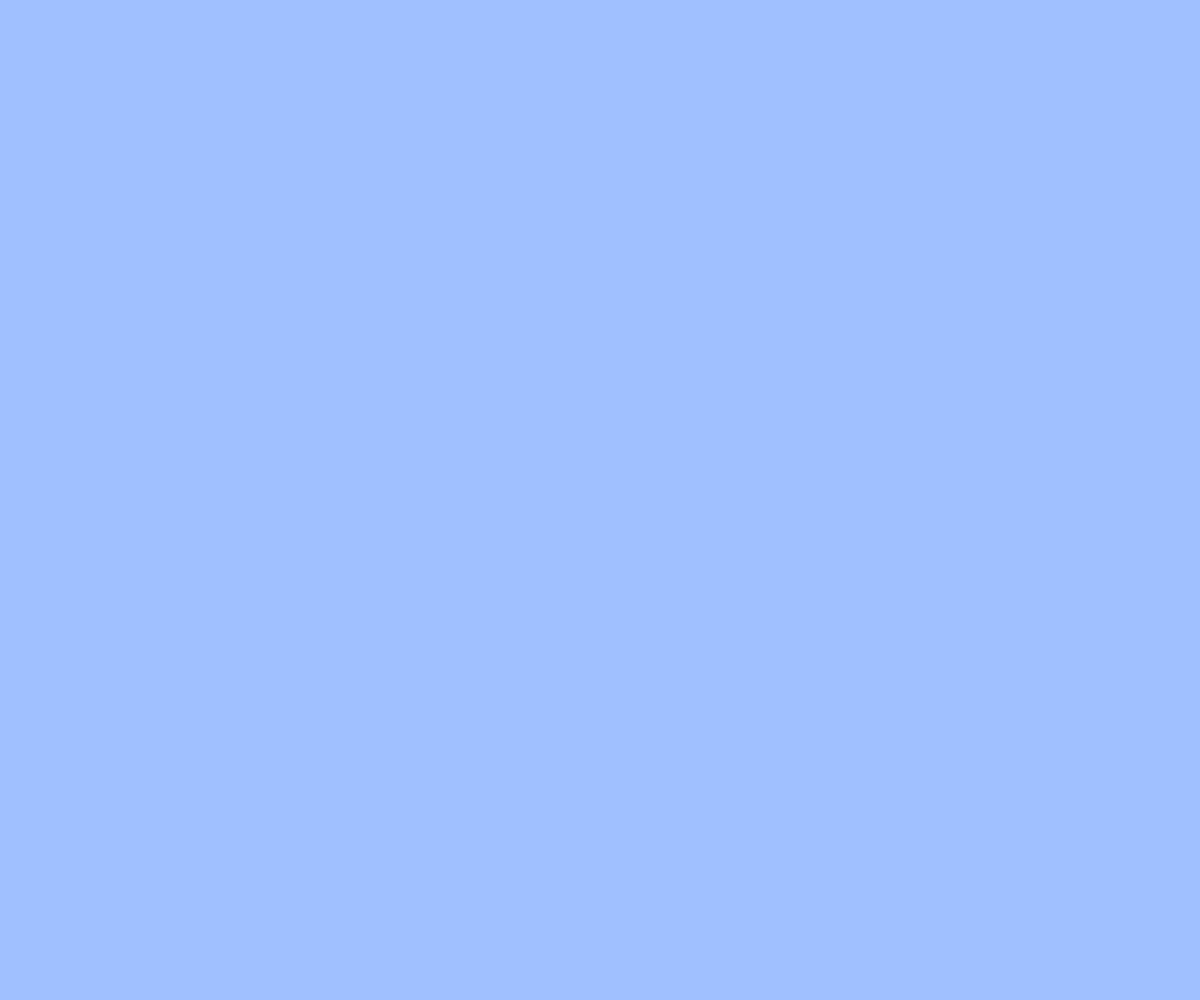
Frame 1 (no input)
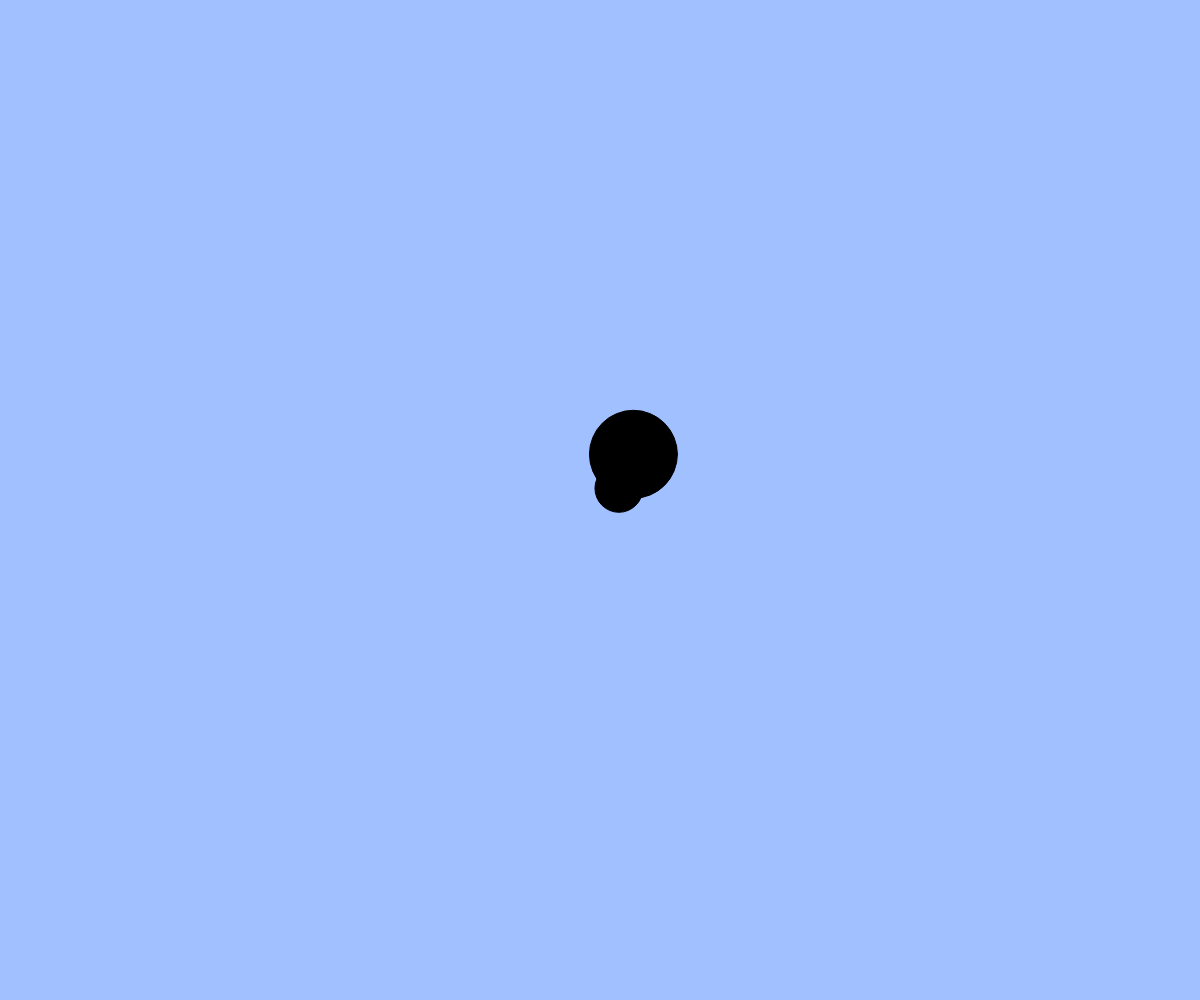
Frame 60 (no input)
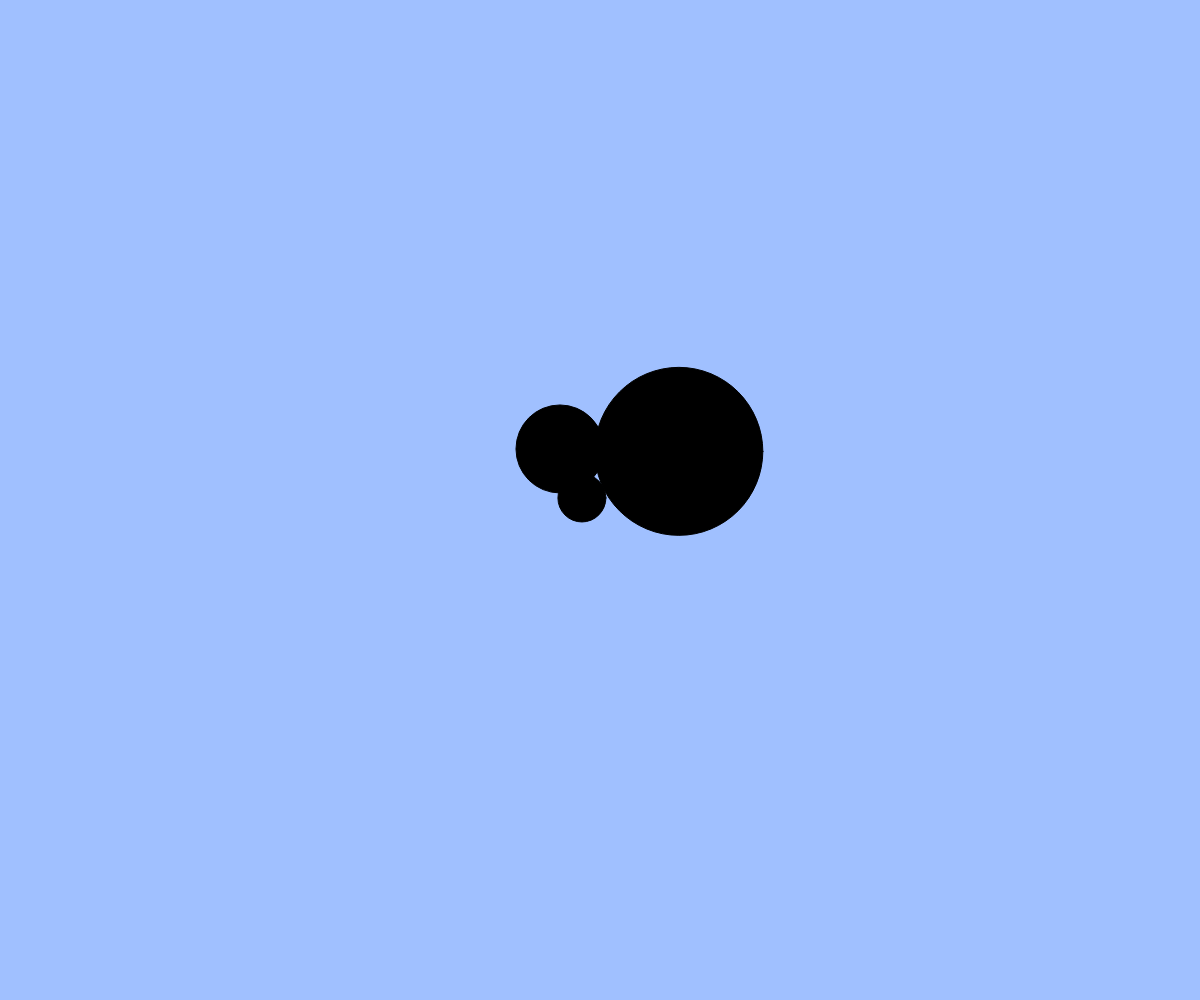
Frame 120 (the mouse pressed at the canvas centre since frame 60)

The p5.js sketch that drew these frames (run headless with seeded random() and noise() and a simulated clock; from frame 60 on, the mouse is pressed at the canvas centre):

// p5.js sketch
// ── sketch.js
// たくさん出てくるアニメーション
let balls;
let targets; // 追加（ボールを当てる的）

function setup(){
  createCanvas(windowWidth, windowHeight);
  balls = [];
  targets = [];
}

function windowResized(){
  resizeCanvas(windowWidth, windowHeight);
}

function draw(){
  background(160, 192, 255);

  // 的のアニメーション（注意：追加しないと何も起きない）
  for(let i = 0; i < targets.length; i++){
    let t = targets[i];
    fill(0);
    ellipse(t.x, t.y, t.size);
    t.x += t.vx;
    t.y += t.vy;
    t.size += 2;
  }

  // ボールのアニメーション
  for(let i = 0; i < balls.length; i++){
    let b = balls[i];
    fill(255);
    ellipse(b.x, b.y, b.size);
    b.x += b.vx;
    b.y += b.vy;
  }

  // 画面外に出たボールを配列から削除する
  const ballsInCanvas = []; // 画面内のボールを一時的に保持する配列
  for(let i = 0; i < balls.length; i++){
    let b = balls[i];
    if(b.x > 0 && b.x < width && b.y > 0 && b.y < height){ // 画面内
      ballsInCanvas.push(b);
    }
  }
  balls = ballsInCanvas; // 画面内のボールだけを残す

  // 補足：filter 関数を使うともっと簡単に書ける
  // balls = balls.filter(insideCanvas);

  if(frameCount % 20 === 0) { // 20フレームごとに新しい的を追加する
    // BLANK[1] 新しい的オブジェクトを作成して targets 配列に追加しよう
    const t = { x: width / 2, y: height / 2, size: 10, vx: random(-2, 2), vy: random(-2, 2)};
    targets.push(t);
  }

  // ボールに当たった or 大きくなりすぎた的を配列から削除する
  const activeTargets = []; // 生き残った的を一時的に保持する配列
  for(let i = 0; i < targets.length; i++){
    let t = targets[i];
    if(t.size < 200){ // 大きくなりすぎていない
      let hit = false;
      for(let j = 0; j < balls.length; j++){ // すべてのボールと衝突判定
        let b = balls[j];
        // BLANK[2]
        if((((b.x - t.x) ^ 2 + (b.y - t.y) ^ 2) ^ (1 / 2)) < (b.size + t.size)){
          hit = true;
        }
      }
      if(!hit) activeTargets.push(t); // 衝突していなければ生き残る
    }
  }
  targets = activeTargets; // 生き残った的だけを残す
}

function mouseDragged(){
  const dx = mouseX - pmouseX;
  const dy = mouseY - pmouseY;
  if(mag(dx, dy) > 5){
    const b = { x: mouseX, y: mouseY, size: 20, vx: dx, vy: dy };
    balls.push(b);
  }
}

function insideCanvas(b) {
  return b.x > 0 && b.x < width && b.y > 0 && b.y < height;
}
